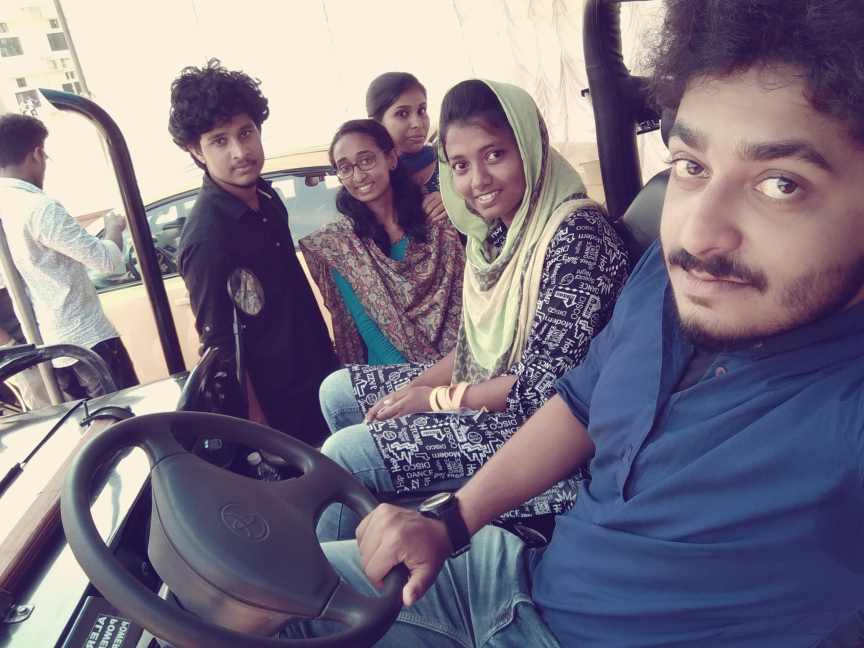
#> input picture images/test.jpg, 2592 x 1944 px (shown at 1/3 size)
$ python rotate.py
#> lines starting #> are read from the running program, lines starting #| are printed output that depends on the picture
# image rotation
import cv2
import math
img0 = cv2.imread('images/test.jpg',cv2.IMREAD_GRAYSCALE)
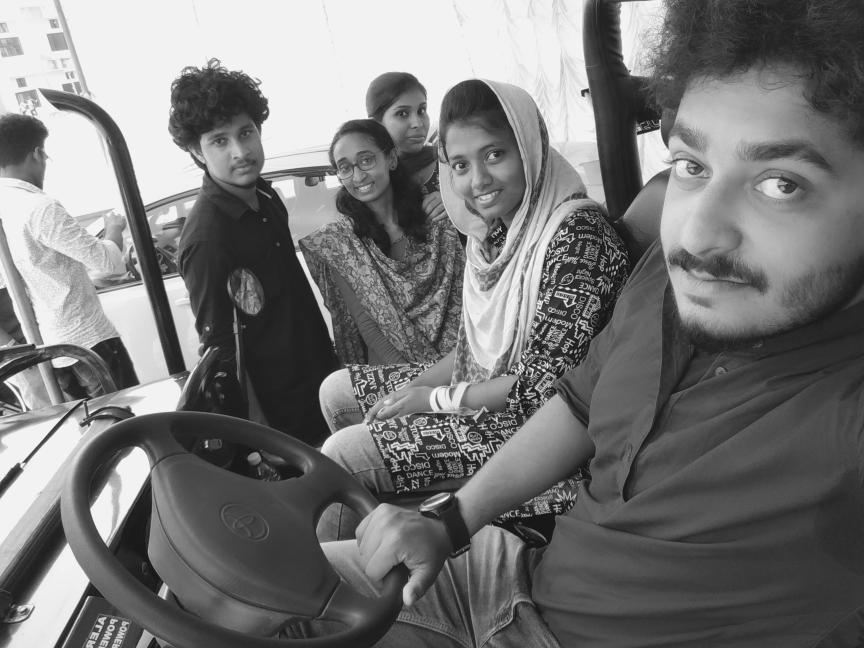
#> img0: shape (1944, 2592) (shown at 1/3 size); min 23, max 245, mean 119.1
img1 = cv2.imread('images/test.jpg',cv2.IMREAD_GRAYSCALE)

(d2, d1) = img0.shape
#> d2 = 1944; d1 = 2592
print(d1,d2)
#| 2592 1944

w1 = 'input'
w2 = 'output'
cv2.namedWindow(w1,cv2.WINDOW_FREERATIO)
cv2.resizeWindow(w1,400,400)
cv2.moveWindow(w1,0,0)

cv2.namedWindow(w2,cv2.WINDOW_FREERATIO)
cv2.resizeWindow(w2,400,400)
cv2.moveWindow(w2,0,400)

print(type(d1))
#| <class 'int'>

xr = int(input('enter the x value of pivot:'))
#> the answer given: 3
yr = int(input('enter the y value of pivot:'))
#> the answer given: 3
ang = int(input('enter the angle :'))
#> the answer given: 3

for i in range (0 ,d2):
    for j in range (0, d1):
        img1[i,j] = 0
#> img1: shape (1944, 2592); every value is 0

for i in range (0, d2):
    # print(i,ssx)
    for j in range (0, d1):
        xxr = int(xr+((j-xr)*math.cos(ang*(math.pi/180)))-(((i)-yr)*math.sin(ang*(math.pi/180))))
        yyr = int(yr+((j-xr)*math.sin(ang*(math.pi/180)))+(((i)-yr)*math.cos(ang*(math.pi/180))))
        # print("x=", j, "x'=", xxr, "y=", i," y'=", yyr)
        if (yyr<d2 and xxr<d1):
            if(yyr>=0 and xxr>=0):
                img1[d2-yyr-1, xxr] = img0[d2-i-1, j]
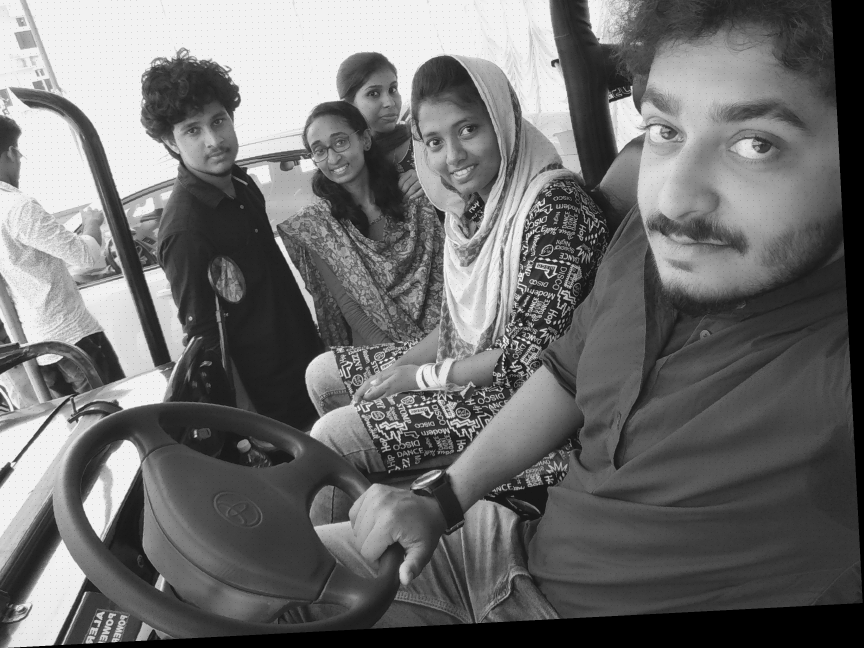
#> img1: shape (1944, 2592) (shown at 1/3 size); min 0, max 244, mean 110.3

cv2.imshow(w1,img0)
cv2.imshow(w2,img1)
cv2.waitKey(0)
cv2.destroyAllWindows()

$ run again, with images/anju.jpg copied over images/test.jpg
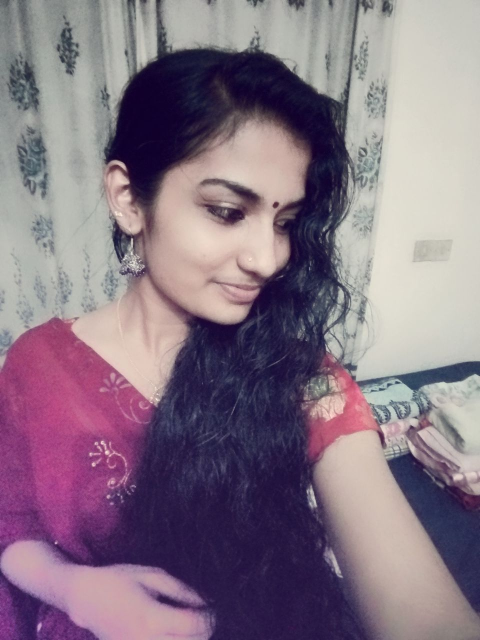
#> input picture images/anju.jpg, 960 x 1280 px (shown at 1/2 size)
#> `img0 = cv2.imread('images/test.jpg',cv2.IMREAD_GRAYSCALE)`:
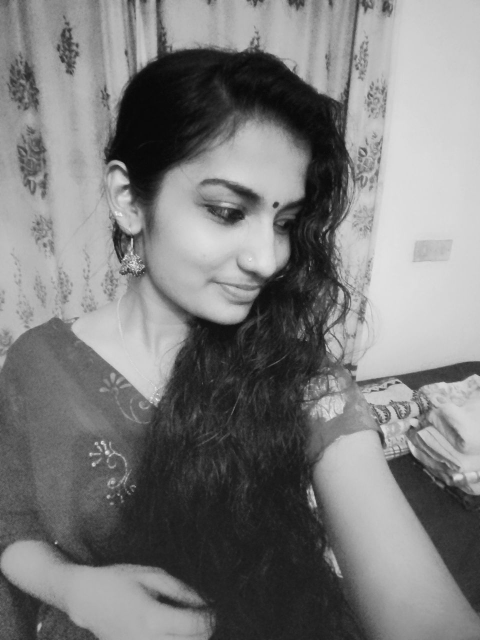
#> img0: shape (1280, 960) (shown at 1/2 size); min 6, max 248, mean 123.9
#| 960 1280
#| <class 'int'>
#> after the loop `for i in range (0, d2):`:
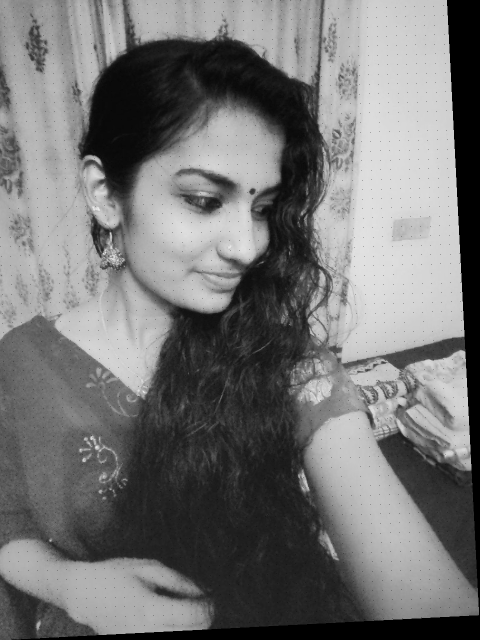
#> img1: shape (1280, 960) (shown at 1/2 size); min 0, max 248, mean 115.9
